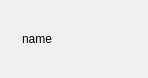
<?xml version="1.0" encoding="UTF-8"?>
<ui version="4.0">
 <class>TNAvatarChoiceItem</class>
 <widget class="QWidget" name="TNAvatarChoiceItem">
  <property name="geometry">
   <rect>
    <x>0</x>
    <y>0</y>
    <width>148</width>
    <height>78</height>
   </rect>
  </property>
  <property name="windowTitle">
   <string>TNAvatarChoiceItem</string>
  </property>
  <layout class="QHBoxLayout" name="horizontalLayout_3">
   <property name="leftMargin">
    <number>0</number>
   </property>
   <property name="topMargin">
    <number>0</number>
   </property>
   <property name="rightMargin">
    <number>12</number>
   </property>
   <property name="bottomMargin">
    <number>0</number>
   </property>
   <item>
    <layout class="QHBoxLayout" name="horizontalLayout_2">
     <item>
      <layout class="QVBoxLayout" name="verticalLayout_2">
       <property name="spacing">
        <number>0</number>
       </property>
       <property name="leftMargin">
        <number>6</number>
       </property>
       <property name="rightMargin">
        <number>0</number>
       </property>
       <item>
        <spacer name="verticalSpacer">
         <property name="orientation">
          <enum>Qt::Vertical</enum>
         </property>
         <property name="sizeHint" stdset="0">
          <size>
           <width>10</width>
           <height>34</height>
          </size>
         </property>
        </spacer>
       </item>
       <item>
        <widget class="QPushButton" name="avatarChoiceBtnItem">
         <property name="minimumSize">
          <size>
           <width>0</width>
           <height>0</height>
          </size>
         </property>
         <property name="maximumSize">
          <size>
           <width>0</width>
           <height>0</height>
          </size>
         </property>
         <property name="text">
          <string/>
         </property>
        </widget>
       </item>
       <item>
        <spacer name="verticalSpacer_2">
         <property name="orientation">
          <enum>Qt::Vertical</enum>
         </property>
         <property name="sizeHint" stdset="0">
          <size>
           <width>10</width>
           <height>33</height>
          </size>
         </property>
        </spacer>
       </item>
      </layout>
     </item>
     <item>
      <layout class="QVBoxLayout" name="verticalLayout">
       <property name="rightMargin">
        <number>4</number>
       </property>
       <item>
        <spacer name="verticalSpacer_3">
         <property name="orientation">
          <enum>Qt::Vertical</enum>
         </property>
         <property name="sizeHint" stdset="0">
          <size>
           <width>20</width>
           <height>20</height>
          </size>
         </property>
        </spacer>
       </item>
       <item>
        <layout class="QHBoxLayout" name="horizontalLayout">
         <item>
          <widget class="TNElidedLabelV2" name="avatorlbitem_name">
           <property name="maximumSize">
            <size>
             <width>16777215</width>
             <height>16777215</height>
            </size>
           </property>
           <property name="text">
            <string>name</string>
           </property>
          </widget>
         </item>
         <item>
          <spacer name="horizontalSpacer">
           <property name="orientation">
            <enum>Qt::Horizontal</enum>
           </property>
           <property name="sizeHint" stdset="0">
            <size>
             <width>40</width>
             <height>20</height>
            </size>
           </property>
          </spacer>
         </item>
         <item>
          <widget class="QLabel" name="avatorlbitem_status">
           <property name="text">
            <string/>
           </property>
          </widget>
         </item>
        </layout>
       </item>
       <item>
        <spacer name="verticalSpacer_4">
         <property name="orientation">
          <enum>Qt::Vertical</enum>
         </property>
         <property name="sizeHint" stdset="0">
          <size>
           <width>20</width>
           <height>20</height>
          </size>
         </property>
        </spacer>
       </item>
      </layout>
     </item>
    </layout>
   </item>
  </layout>
 </widget>
 <layoutdefault spacing="6" margin="11"/>
 <customwidgets>
  <customwidget>
   <class>TNElidedLabelV2</class>
   <extends>QLabel</extends>
   <header location="global">TNElidedLabelV2.h</header>
  </customwidget>
 </customwidgets>
 <resources/>
 <connections/>
</ui>
